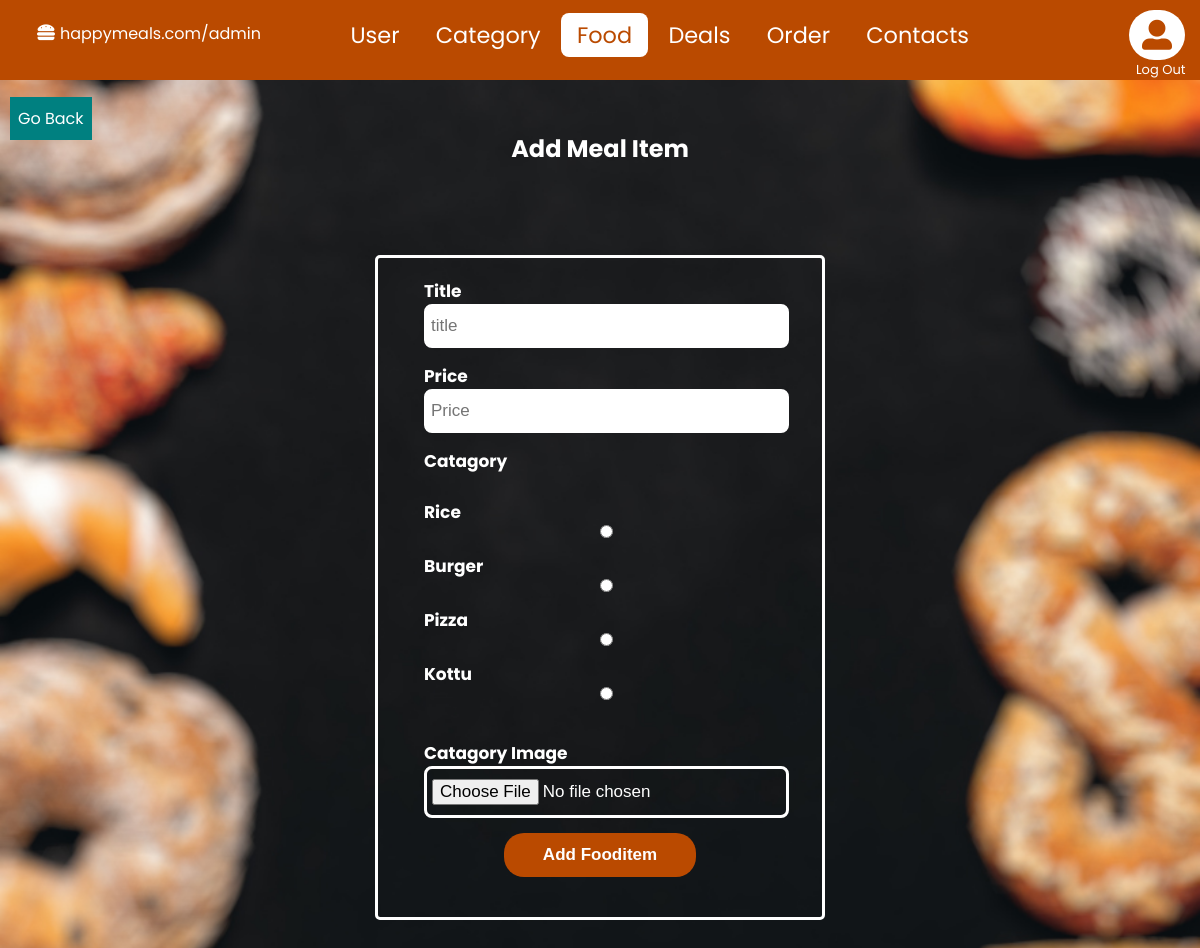
The app's page /adminSide/add-fooditem.php (signed in) with its own data.
### tables this page shows
CREATE TABLE `food_catagory` (
  `catagory_ID` int(11) NOT NULL,
  `catagory_name` varchar(255) NOT NULL,
  `image_name` varchar(255) NOT NULL
);

### adminSide/add-fooditem.php (the view, shortened to what this page needs)
<?php
      include '../config.php';
      include('adminnav.php');
?>
<html>
    <head>
    </head>
    <body>
    <div class="managerUser">
    <a href="admin-food.php" class = "update">Go Back</a>
            <h2>Add Meal Item</h2>
            <br>
            <form action="" method="post" enctype = "multipart/form-data">
            <label for="">Title </label><br>
            <input type="text" name = 'title' placeholder = "title" require><br>
            <label for="">Price </label><br>
            <input type="text" name = 'Price' placeholder = "Price" require><br>
            <label for="">Catagory</label><br><br>
            <?php
                $sql = "SELECT * FROM food_catagory";
                 $result = mysqli_query($conn,$sql);
                 while( $row = mysqli_fetch_array($result))
                    {
                        $catagory= $row['catagory_name'];?>
                        <label for=""><?php echo $catagory;?></label><input type="radio" value = '<?php echo $catagory; ?>' name = 'catagory' require>
                  <?php }
            ?>
            <br><br>
            <label for="">Catagory Image </label><br>
            <input type="file" name = 'image' ><br>
            <input type="submit" name = 'submit' value = "Add Fooditem">
            </form>
    </div>
    </body>
</html>

### style/navbar.css (style rules this page uses)
* { padding: 0; margin: 0; box-sizing: border-box; }
body { font-family: 'Poppins', sans-serif; }

### style/admin.css (style rules this page uses)
body { background-image: url(../Images/adminback.jpg); color:white; background-size: cover; background-position: center; }
h2 { justify-content: center; text-align: center; }
.managerUser { margin-top: 1rem; padding: 10px; }
.managerUser a { text-decoration: none; color: white; padding: 10px 8px; }
.managerUser .update { background-color:teal; }

### adminSide/add-fooditem.php (style rules this page uses)
form { padding: 10px; width: 450px; border-radius: 5px; padding: 20px 30px; border-style: solid; border-color: white; margin: 4rem auto; font-weight: bold; color: white; align-items: center; justify-content: center; }
form input { margin-left: 1rem; padding: 10px 5px; width: 95%; margin-bottom: 15px; border-style: solid; border-color: white; border-radius: 8px; font-size: 17px; }
form label { margin-left: 1rem; font-size: 17px; }
form input[type=submit] { padding: 12px 6px; text-align: center; border: none; border-radius: 20px; font-size: 17px; width: 50%; margin-left: 6rem; background-color: #BA4A00; color: white; font-weight: bold; margin-bottom: 20px; }

### records on screen
food_catagory: catagory_name "Rice"
food_catagory: catagory_name "Burger"
food_catagory: catagory_name "Pizza"
food_catagory: catagory_name "Kottu"

### other values on screen
$_SESSION['username'] "admin"
